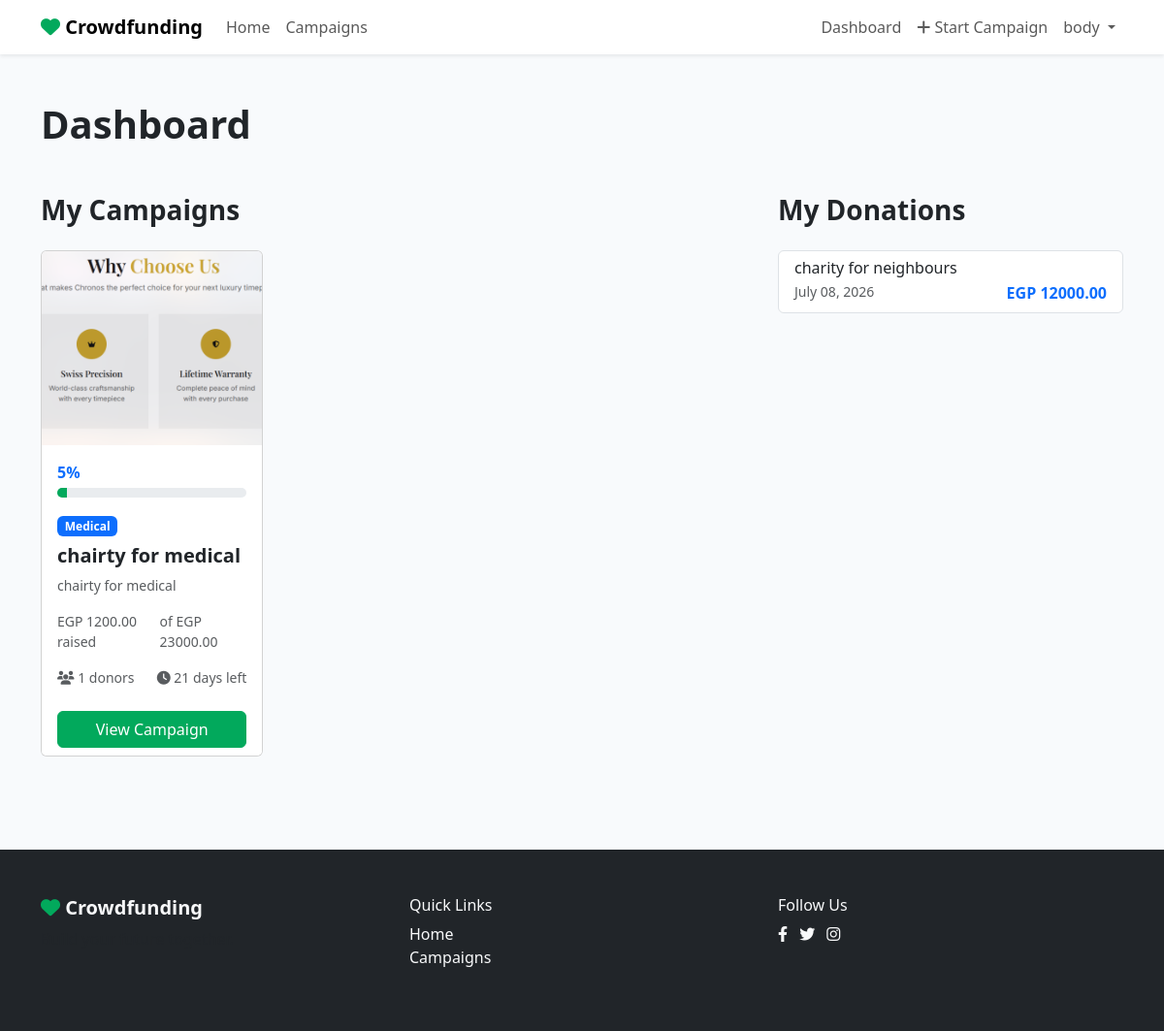
The page /dashboard/ (signed in) on the database its author committed.
### accounts/models.py (models this page shows)
class User(AbstractUser):
    mobile_phone = models.CharField(
        max_length=11,
        validators=[
            RegexValidator(
                regex=r'^01[0125][0-9]{8}$',
                message='Enter a valid Egyptian mobile number.'
            )
        ],
        unique=True
    )
    avatar = models.ImageField(upload_to='avatars/', blank=True, null=True)
    created_at = models.DateTimeField(auto_now_add=True)

### projects/models.py (models this page shows, shortened)
class Campaign(models.Model):
    owner = models.ForeignKey(settings.AUTH_USER_MODEL, on_delete=models.CASCADE, related_name='campaigns')
    title = models.CharField(max_length=255)
    short_description = models.CharField(max_length=500)
    story = models.TextField()
    category = models.ForeignKey(Category, on_delete=models.CASCADE, related_name='campaigns')
    goal_amount = models.DecimalField(max_digits=12, decimal_places=2)
    raised_amount = models.DecimalField(max_digits=12, decimal_places=2, default=0.00)
    start_date = models.DateField()
    end_date = models.DateField()
    cover_image = models.ImageField(upload_to='campaign_covers/')
    is_featured = models.BooleanField(default=False)
    created_at = models.DateTimeField(auto_now_add=True)
    updated_at = models.DateTimeField(auto_now=True)
    def get_progress_percentage(self):
        if self.goal_amount == 0:
            return 0
        try:
            percentage = (float(self.raised_amount) / float(self.goal_amount)) * 100
            return round(min(100, percentage))
        except (ZeroDivisionError, TypeError):
            return 0
    def get_days_left(self):
        today = date.today()
        if today > self.end_date:
            return 0
        return (self.end_date - today).days
    def get_donor_count(self):
        return self.donations.values('donor').distinct().count()

class Category(models.Model):
    name = models.CharField(max_length=100, unique=True)
    slug = models.SlugField(max_length=100, unique=True)
    icon = models.CharField(max_length=50, blank=True, null=True)
    class Meta:
        verbose_name_plural = 'Categories'

class Donation(models.Model):
    donor = models.ForeignKey(settings.AUTH_USER_MODEL, on_delete=models.CASCADE, related_name='donations')
    campaign = models.ForeignKey(Campaign, on_delete=models.CASCADE, related_name='donations')
    amount = models.DecimalField(max_digits=12, decimal_places=2)
    donated_at = models.DateTimeField(auto_now_add=True)
    class Meta:
        ordering = ['-donated_at']

### projects/views.py (the view)
# urls.py: path('dashboard/', views.dashboard, name='dashboard'),
@login_required
def dashboard(request):
    user = request.user
    campaigns = Campaign.objects.filter(owner=user)
    donations = Donation.objects.filter(donor=user)
    return render(request, 'projects/dashboard.html', {
        'campaigns': campaigns,
        'donations': donations,
    })

### projects/context_processors.py (called while the page is built)
def categories_processor(request):
    return {'all_categories': Category.objects.all()}

### templates/projects/dashboard.html (shortened to what this page needs)
{% extends "base.html" %}
{% block content %}
<section class="py-5">
    <div class="container">
        <h1 class="fw-bold mb-5">Dashboard</h1>
        <div class="row">
            <div class="col-lg-8">
                <h3 class="fw-bold mb-4">My Campaigns</h3>
                {% if campaigns %}
                <div class="row g-4">
                    {% for campaign in campaigns %}
                        {% include "projects/_campaign_card.html" %}
                    {% endfor %}
                </div>
                {% else %}
                <div class="text-center py-5">
                    <p class="text-muted mb-4">You haven't created any campaigns yet.</p>
                    <a href="{% url 'campaign_create' %}" class="btn btn-primary">Start a Campaign</a>
                </div>
                {% endif %}
            </div>
            <div class="col-lg-4">
                <h3 class="fw-bold mb-4">My Donations</h3>
                {% if donations %}
                <div class="list-group">
                    {% for donation in donations %}
                    <div class="list-group-item">
                        <h6 class="mb-1">{{ donation.campaign.title }}</h6>
                        <div class="d-flex justify-content-between">
                            <small class="text-muted">{{ donation.donated_at|date:"F d, Y" }}</small>
                            <span class="fw-bold text-primary">EGP {{ donation.amount }}</span>
                        </div>
                    </div>
                    {% endfor %}
                </div>
                {% else %}
                <p class="text-muted">You haven't made any donations yet.</p>
                {% endif %}
            </div>
        </div>
    </div>
</section>
{% endblock %}

### templates/base.html (shortened to what this page needs)
<!DOCTYPE html>
<html lang="en">
<head>
    <link href="https://cdn.jsdelivr.net/npm/bootstrap@5.3.0/dist/css/bootstrap.min.css" rel="stylesheet">
    <link rel="stylesheet" href="https://cdnjs.cloudflare.com/ajax/libs/font-awesome/6.4.0/css/all.min.css">
    <link rel="stylesheet" href="/static/css/style.css">
</head>
<body>
    <nav class="navbar navbar-expand-lg bg-white shadow-sm sticky-top">
        <div class="container">
            <a class="navbar-brand fw-bold" href="{% url 'home' %}">
                <i class="fas fa-heart" style="color: #02A95C;"></i> Crowdfunding
            </a>
            <div class="collapse navbar-collapse" id="navbarNav">
                <ul class="navbar-nav me-auto">
                <li class="nav-item">
                    <a class="nav-link" href="{% url 'home' %}">Home</a>
                </li>
                <li class="nav-item">
                    <a class="nav-link" href="{% url 'campaign_list' %}">Campaigns</a>
                </li>
                </ul>
                <ul class="navbar-nav ms-auto">
                    {% if user.is_authenticated %}
                        <li class="nav-item">
                            <a class="nav-link" href="{% url 'dashboard' %}">Dashboard</a>
                        </li>
                        <li class="nav-item">
                            <a class="nav-link" href="{% url 'campaign_create' %}">
                                <i class="fas fa-plus"></i> Start Campaign
                            </a>
                        </li>
                        <li class="nav-item dropdown ">
                            <a class="nav-link dropdown-toggle" href="#" id="navbarDropdown" role="button" data-bs-toggle="dropdown">
                                {{ user.first_name }}
                            </a>
                        </li>
                    {% endif %}
                </ul>
            </div>
        </div>
    </nav>
    <div class="toast-container position-fixed bottom-0 end-0 p-3" style="z-index: 1080;">
    </div>
    {% block content %}
    {% endblock %}
    <footer class="bg-dark text-light py-5 mt-5">
        <div class="container">
            <div class="row">
                <div class="col-md-4">
                    <h5 class="fw-bold">
                        <i class="fas fa-heart" style="color: #02A95C;"></i> Crowdfunding
                    </h5>
                    <p class="text-muted">Build your future together.</p>
                </div>
                <div class="col-md-4">
                    <h6>Quick Links</h6>
                    <ul class="list-unstyled">
                        <li><a href="{% url 'home' %}" class="text-light text-decoration-none">Home</a></li>
                        <li><a href="{% url 'campaign_list' %}" class="text-light text-decoration-none">Campaigns</a></li>
                    </ul>
                </div>
                <div class="col-md-4">
                    <h6>Follow Us</h6>
                    <a href="#" class="text-light me-2"><i class="fab fa-facebook-f"></i></a>
                    <a href="#" class="text-light me-2"><i class="fab fa-twitter"></i></a>
                    <a href="#" class="text-light"><i class="fab fa-instagram"></i></a>
                </div>
            </div>
        </div>
    </footer>
</body>
</html>

### templates/projects/_campaign_card.html
<div class="col-lg-4 col-md-6">
  <div class="card campaign-card h-100">
    {% if campaign.cover_image %}
    <img
      src="{{ campaign.cover_image.url }}"
      class="card-img-top"
      alt="{{ campaign.title }}"
      style="height: 200px; object-fit: cover"
    />
    {% endif %}
    <div class="card-body">
                        <div class="d-flex justify-content-between mb-1">
                            <span class="fw-bold text-primary">{{ campaign.get_progress_percentage|floatformat:"0" }}%</span>
                        </div>
                        <div class="progress mb-3" style="height: 10px;">
                            <div class="progress-bar" role="progressbar" style="width: {{ campaign.get_progress_percentage|floatformat:"0" }}%;" aria-valuenow="{{ campaign.get_progress_percentage|floatformat:"0" }}" aria-valuemin="0" aria-valuemax="100"></div>
                        </div>
      <span class="badge bg-primary mb-2">{{ campaign.category.name }}</span>
      <h5 class="card-title fw-bold">{{ campaign.title }}</h5>
      <p class="card-text text-muted small">{{ campaign.short_description }}</p>
      <div class="d-flex justify-content-between text-muted small">
        <span>EGP {{ campaign.raised_amount }} raised</span>
        <span>of EGP {{ campaign.goal_amount }}</span>
      </div>
      <div class="d-flex justify-content-between mt-3">
        <small class="text-muted"
          ><i class="fas fa-users"></i> {{ campaign.get_donor_count }}
          donors</small
        >
        <small class="text-muted"
          ><i class="fas fa-clock"></i> {{ campaign.get_days_left }} days
          left</small
        >
      </div>
    </div>
    <div class="card-footer bg-white border-top-0">
      <a
        href="{% url 'campaign_detail' campaign.pk %}"
        class="btn btn-primary w-100"
        >View Campaign</a
      >
    </div>
  </div>
</div>

### static/css/style.css (style rules this page uses)
:root { --primary-color: #02A95C; --secondary-color: #00C896; --background-color: #F8FAFC; }
body { font-family: 'Segoe UI', Tahoma, Geneva, Verdana, sans-serif; background-color: var(--background-color); }
.btn-primary { background-color: var(--primary-color); border-color: var(--primary-color); }
.progress-bar { background-color: var(--primary-color); }
.campaign-card { transition: transform 0.3s, box-shadow 0.3s; }
.navbar { z-index: 1050 !important; }
.dropdown { position: relative; z-index: 100; }
.nav-item { position: relative !important; z-index: 100 !important; }

### rows shown on the page
User: first_name "body"
Campaign: cover_image (picture), get_progress_percentage "5", category.name "Medical", title "chairty for medical", short_description "chairty for medical", raised_amount "1200.00", goal_amount "23000.00", get_donor_count "1", get_days_left "21"
Donation: campaign "charity for neighbours", donated_at "July 08, 2026", amount "12000.00"
